Frame 1 (no input): blank canvas, image omitted
Frame 60 (no input): blank canvas, image omitted
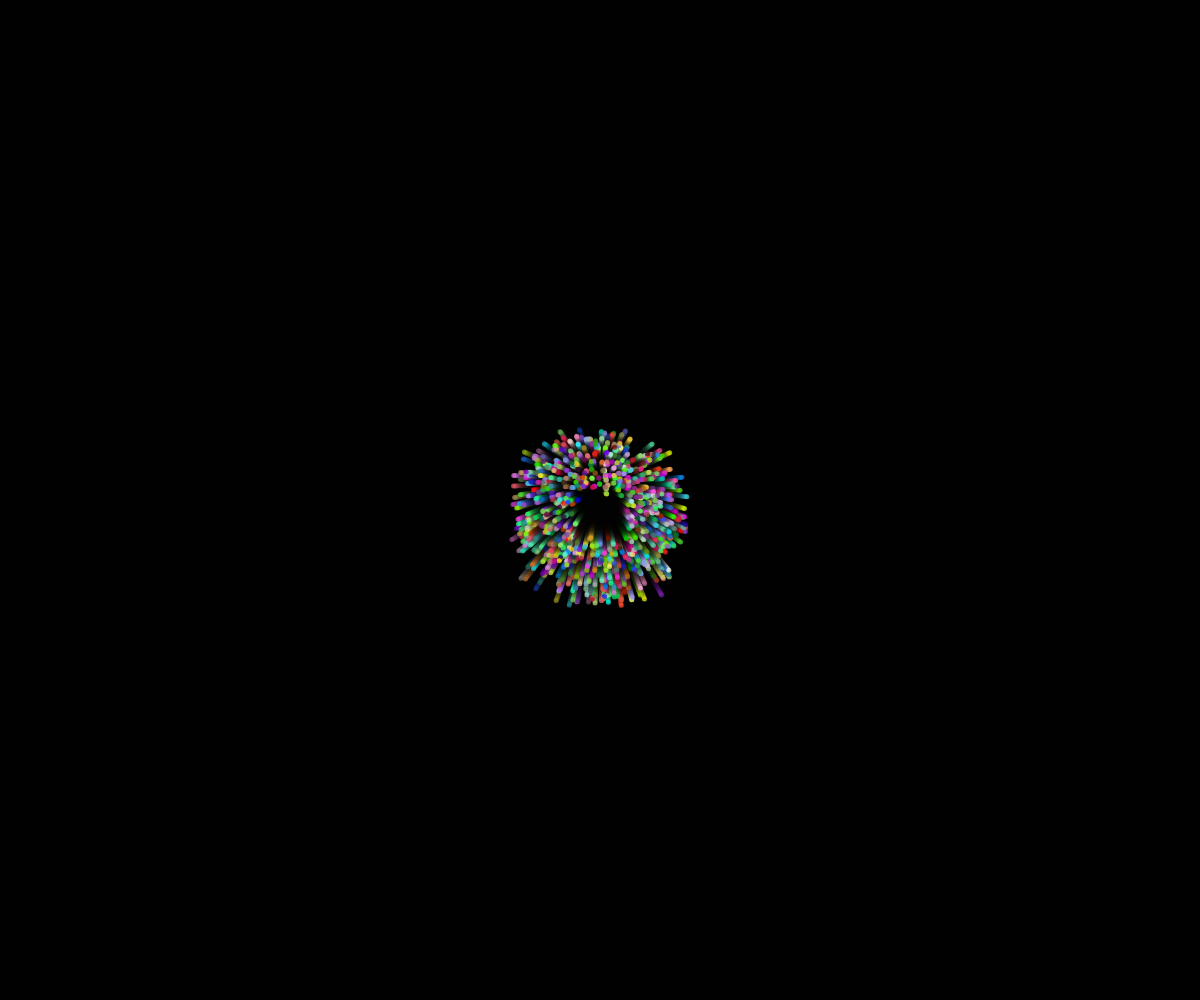
Frame 120 (the mouse pressed at the canvas centre since frame 60)

The p5.js sketch whose frames 1 and 60 were blank and that drew this single picture after the mouse press (run headless with seeded random() and noise() and a simulated clock; from frame 60 on, the mouse is pressed at the canvas centre):

// p5.js sketch
// ── sketch.js
let allSparks = [];


class Spark {
  constructor(x, y, dx, dy, color) {
    this.x = x;
    this.y = y;
    this.dx = dx;
    this.dy = dy;
    this.r = random(255);
    this.g = random(255);
    this.b = random(255);
    this.alpha = 255;
    this.size = 5;
  }

  display() {
    noStroke();
    fill(this.r, this.g, this.b, this.alpha);
    circle(this.x, this.y, this.size);
  }

  updateGrav() {
    this.x += this.dx;
    this.y += this.dy;
    this.alpha --;
    this.dy += 0.01;
  }
  
  update() {
    this.x += this.dx;
    this.y += this.dy;
  }

  isDead() {
    return this.alpha < 0;
  }
}



function setup() {
  createCanvas(windowWidth, windowHeight);
  angleMode(DEGREES);
}

function draw() {
  background(0, 0, 0, 50);
  for (let i = allSparks.length - 1; i >= 0; i--) { //count  backwards for reasons
    allSparks[i].display();
    allSparks[i].updateGrav();

    // Remove if needed
    if (allSparks[i].isDead()) {
      allSparks.splice(i, 1);
    }
  }

}

function spawnSpark(dx, dy) {
  let theSpark = new Spark(mouseX, mouseY, dx, dy, "white");
  allSparks.push(theSpark);
}

function mousePressed() {
  for (let i = 0; i < 720; i++) {
    
    spawnSpark(random(cos(i)-0.5, cos(i)+0.5), random(sin(i)-0.5, sin(i)+0.5));

  }
}
